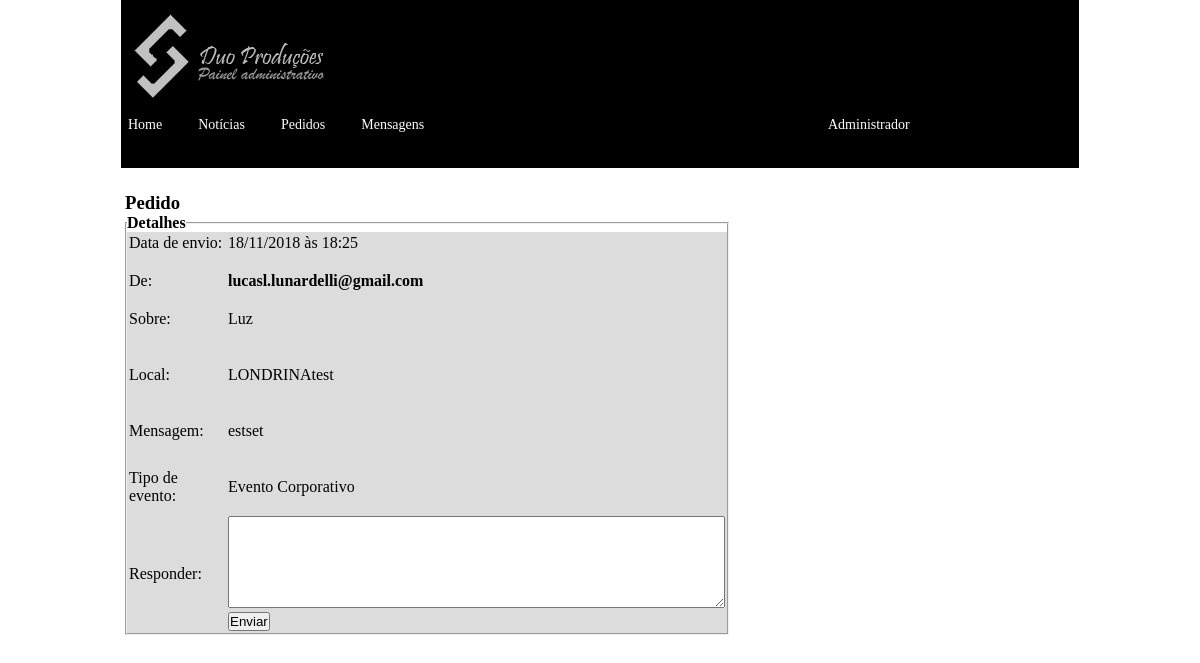
The app's page /adm/pedido.php?id=34 (signed in) with its own data.
### tables this page shows
CREATE TABLE `pedido` (
  `idPedido` int(11) NOT NULL,
  `sobre` varchar(60) NOT NULL,
  `email` varchar(90) NOT NULL,
  `local` varchar(100) NOT NULL,
  `campo` longtext NOT NULL,
  `eventos` varchar(200) NOT NULL,
  `data` date NOT NULL,
  `hora` time NOT NULL
);

### adm/pedido.php (the view, shortened to what this page needs)
<?php
include ("painel-logado.php");
?>
<head>
</head>
<body>
<div class="center_content">
<h3><b>Pedido </b></h3>
        	<?php
                  $idped= $_GET['id'];
                  $con=mysqli_connect("localhost","root","","tabela");
			$query = mysqli_query($con,"SELECT * FROM pedido WHERE idPedido = '$idped'");
			while ($dados = mysqli_fetch_array($query)){
		?>
<p>
<form action="recebePedido.php" method="post">
<fieldset id="fldLogin" style="width: 600px;">
<legend align="left"><b>Detalhes </b>
</legend>
<table id="tabCores" width="100%" border="0" bgcolor="#DCDCDC">
    <tr>
      <td width="20%" align="left">Data de envio:</td>
      <td width="80%" align="left"><?php  echo "".date('d/m/Y', strtotime($dados['data'])); ?> às <?php echo "".date('H:i', strtotime($dados['hora']));?> <br />
</td>
   </tr>
    <tr>
      <td width="20%" align="left"><br />De:</td>
      <td width="80%" align="left"><br /><?php {
	  echo "<h4>".$dados['email']."</h4>"; } ?>
</td>
      </tr>
      <tr>
      <td width="20%" align="left"><br />Sobre:</td>
      <td width="80%" align="left"><br /><?php {
	  echo "".$dados['sobre'].""; } ?>
</td>
      </tr>
      <tr>
      <td width="20%" align="left"><br /><br />
Local:</td>
      <td width="80%" align="left"><br /><br />
<?php {
	  echo "".$dados['local'].""; } ?>
</td>
      </tr>
      <td width="20%" align="left"><br /><br />Mensagem:</td>
      <td width="80%" align="left"><br /><br />
<?php {
	  echo "".$dados['campo']." "; } ?>
</td>
   <tr>
      <td width="20%" align="left"><br />Tipo de evento:</td>
      <td width="80%" align="left"><br /><br /><?php {
	  echo "".$dados['eventos'].""; } ?> <br />
<br />
</td>
      </tr>
    <td width="20%" align="left">Responder:</td>
      <td width="80%" align="left"><textarea name="campo" id="campo" cols="60" rows="6"></textarea><br /><input type="hidden" name="end" value="<?php echo $dados['email']; ?>" /><input type="submit" size="40" value="Enviar" /></td>
</table>
</fieldset></form><?php } ?>
</body>
</html>
</body><br />
</html>

### adm/style.css (style rules this page uses)
.center_content { width:960px; clear:both; padding:35px 0 0 0; }

### adm/css/estilo.css (style rules this page uses)
* { padding:0; margin:0; }
body { background-color:#FFF; }

### records on screen
pedido: data "18/11/2018", hora "18:25", email "lucasl.lunardelli@gmail.com", sobre "Luz", local "LONDRINAtest", campo "estset", eventos "Evento Corporativo"
